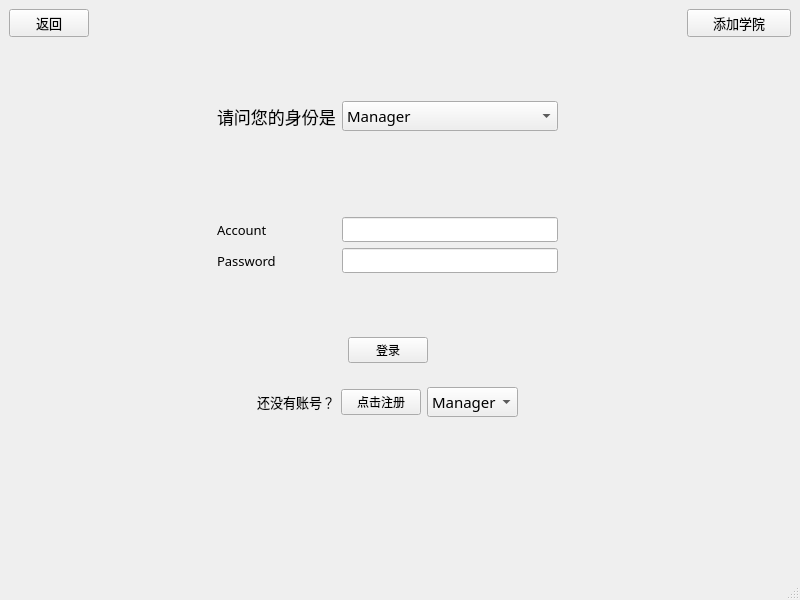
<?xml version="1.0" encoding="UTF-8"?>
<ui version="4.0">
 <class>Login</class>
 <widget class="QMainWindow" name="Login">
  <property name="geometry">
   <rect>
    <x>0</x>
    <y>0</y>
    <width>800</width>
    <height>600</height>
   </rect>
  </property>
  <property name="windowTitle">
   <string>用户登录</string>
  </property>
  <widget class="QWidget" name="centralwidget">
   <layout class="QGridLayout" name="gridLayout_3">
    <item row="1" column="2">
     <widget class="QWidget" name="widget" native="true">
      <layout class="QVBoxLayout" name="verticalLayout">
       <item>
        <spacer name="verticalSpacer_2">
         <property name="orientation">
          <enum>Qt::Vertical</enum>
         </property>
         <property name="sizeHint" stdset="0">
          <size>
           <width>20</width>
           <height>40</height>
          </size>
         </property>
        </spacer>
       </item>
       <item>
        <widget class="QWidget" name="widget_2" native="true">
         <layout class="QGridLayout" name="gridLayout_2">
          <item row="3" column="0">
           <widget class="QLabel" name="label_4">
            <property name="font">
             <font>
              <family>楷体</family>
              <pointsize>10</pointsize>
             </font>
            </property>
            <property name="text">
             <string>Account</string>
            </property>
           </widget>
          </item>
          <item row="3" column="1">
           <widget class="QLineEdit" name="lineEdit_4">
            <property name="font">
             <font>
              <family>楷体</family>
             </font>
            </property>
           </widget>
          </item>
          <item row="5" column="1">
           <spacer name="verticalSpacer_4">
            <property name="orientation">
             <enum>Qt::Vertical</enum>
            </property>
            <property name="sizeHint" stdset="0">
             <size>
              <width>20</width>
              <height>40</height>
             </size>
            </property>
           </spacer>
          </item>
          <item row="0" column="1">
           <widget class="QComboBox" name="comboBox_2">
            <property name="font">
             <font>
              <family>方正粗黑宋简体</family>
              <pointsize>11</pointsize>
             </font>
            </property>
            <item>
             <property name="text">
              <string>Manager</string>
             </property>
            </item>
            <item>
             <property name="text">
              <string>Student</string>
             </property>
            </item>
            <item>
             <property name="text">
              <string>Teacher</string>
             </property>
            </item>
           </widget>
          </item>
          <item row="1" column="1">
           <spacer name="verticalSpacer_5">
            <property name="orientation">
             <enum>Qt::Vertical</enum>
            </property>
            <property name="sizeHint" stdset="0">
             <size>
              <width>20</width>
              <height>40</height>
             </size>
            </property>
           </spacer>
          </item>
          <item row="4" column="1">
           <widget class="QLineEdit" name="lineEdit_3">
            <property name="font">
             <font>
              <family>楷体</family>
             </font>
            </property>
           </widget>
          </item>
          <item row="0" column="0">
           <widget class="QLabel" name="label_5">
            <property name="font">
             <font>
              <family>楷体</family>
              <pointsize>13</pointsize>
             </font>
            </property>
            <property name="text">
             <string>请问您的身份是</string>
            </property>
           </widget>
          </item>
          <item row="4" column="0">
           <widget class="QLabel" name="label_6">
            <property name="font">
             <font>
              <family>楷体</family>
              <pointsize>10</pointsize>
             </font>
            </property>
            <property name="text">
             <string>Password</string>
            </property>
           </widget>
          </item>
          <item row="2" column="1">
           <spacer name="verticalSpacer_6">
            <property name="orientation">
             <enum>Qt::Vertical</enum>
            </property>
            <property name="sizeHint" stdset="0">
             <size>
              <width>20</width>
              <height>40</height>
             </size>
            </property>
           </spacer>
          </item>
         </layout>
        </widget>
       </item>
       <item>
        <widget class="QWidget" name="widget_3" native="true">
         <layout class="QHBoxLayout" name="horizontalLayout">
          <item>
           <spacer name="horizontalSpacer">
            <property name="orientation">
             <enum>Qt::Horizontal</enum>
            </property>
            <property name="sizeHint" stdset="0">
             <size>
              <width>40</width>
              <height>20</height>
             </size>
            </property>
           </spacer>
          </item>
          <item>
           <widget class="QPushButton" name="pushButton_2">
            <property name="font">
             <font>
              <family>楷体</family>
             </font>
            </property>
            <property name="text">
             <string>登录</string>
            </property>
           </widget>
          </item>
          <item>
           <spacer name="horizontalSpacer_2">
            <property name="orientation">
             <enum>Qt::Horizontal</enum>
            </property>
            <property name="sizeHint" stdset="0">
             <size>
              <width>40</width>
              <height>20</height>
             </size>
            </property>
           </spacer>
          </item>
         </layout>
        </widget>
       </item>
       <item>
        <widget class="QWidget" name="widget_4" native="true">
         <layout class="QHBoxLayout" name="horizontalLayout_2">
          <item>
           <spacer name="horizontalSpacer_3">
            <property name="orientation">
             <enum>Qt::Horizontal</enum>
            </property>
            <property name="sizeHint" stdset="0">
             <size>
              <width>40</width>
              <height>20</height>
             </size>
            </property>
           </spacer>
          </item>
          <item>
           <widget class="QLabel" name="label_7">
            <property name="font">
             <font>
              <family>楷体</family>
              <pointsize>10</pointsize>
             </font>
            </property>
            <property name="text">
             <string>还没有账号？</string>
            </property>
           </widget>
          </item>
          <item>
           <widget class="QPushButton" name="pushButton_3">
            <property name="font">
             <font>
              <family>楷体</family>
             </font>
            </property>
            <property name="text">
             <string>点击注册</string>
            </property>
           </widget>
          </item>
          <item>
           <widget class="QComboBox" name="comboBox_3">
            <property name="font">
             <font>
              <family>方正粗黑宋简体</family>
              <pointsize>11</pointsize>
             </font>
            </property>
            <item>
             <property name="text">
              <string>Manager</string>
             </property>
            </item>
            <item>
             <property name="text">
              <string>Student</string>
             </property>
            </item>
            <item>
             <property name="text">
              <string>Teacher</string>
             </property>
            </item>
           </widget>
          </item>
          <item>
           <spacer name="horizontalSpacer_4">
            <property name="orientation">
             <enum>Qt::Horizontal</enum>
            </property>
            <property name="sizeHint" stdset="0">
             <size>
              <width>40</width>
              <height>20</height>
             </size>
            </property>
           </spacer>
          </item>
         </layout>
        </widget>
       </item>
      </layout>
     </widget>
    </item>
    <item row="0" column="1">
     <spacer name="horizontalSpacer_6">
      <property name="orientation">
       <enum>Qt::Horizontal</enum>
      </property>
      <property name="sizeHint" stdset="0">
       <size>
        <width>40</width>
        <height>20</height>
       </size>
      </property>
     </spacer>
    </item>
    <item row="2" column="2">
     <spacer name="verticalSpacer">
      <property name="orientation">
       <enum>Qt::Vertical</enum>
      </property>
      <property name="sizeHint" stdset="0">
       <size>
        <width>20</width>
        <height>40</height>
       </size>
      </property>
     </spacer>
    </item>
    <item row="0" column="0">
     <widget class="QPushButton" name="pushButton">
      <property name="font">
       <font>
        <family>楷体</family>
        <pointsize>10</pointsize>
       </font>
      </property>
      <property name="text">
       <string>返回</string>
      </property>
     </widget>
    </item>
    <item row="1" column="4">
     <spacer name="horizontalSpacer_5">
      <property name="orientation">
       <enum>Qt::Horizontal</enum>
      </property>
      <property name="sizeHint" stdset="0">
       <size>
        <width>40</width>
        <height>20</height>
       </size>
      </property>
     </spacer>
    </item>
    <item row="1" column="3">
     <spacer name="horizontalSpacer_7">
      <property name="orientation">
       <enum>Qt::Horizontal</enum>
      </property>
      <property name="sizeHint" stdset="0">
       <size>
        <width>40</width>
        <height>20</height>
       </size>
      </property>
     </spacer>
    </item>
    <item row="0" column="4">
     <widget class="QPushButton" name="btnAddInstitute">
      <property name="font">
       <font>
        <family>楷体</family>
        <pointsize>10</pointsize>
       </font>
      </property>
      <property name="text">
       <string>添加学院</string>
      </property>
     </widget>
    </item>
   </layout>
  </widget>
  <widget class="QMenuBar" name="menubar">
   <property name="geometry">
    <rect>
     <x>0</x>
     <y>0</y>
     <width>800</width>
     <height>26</height>
    </rect>
   </property>
  </widget>
  <widget class="QStatusBar" name="statusbar"/>
 </widget>
 <resources/>
 <connections/>
</ui>
